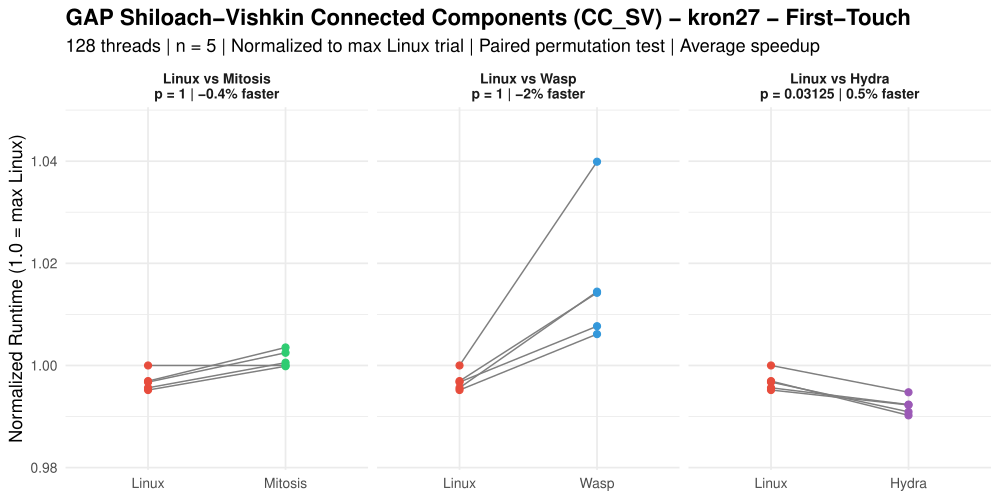

Generate this figure with R:
###############################################################################
###                              cc_sv.R                                    ###
###############################################################################

library(ggplot2)

# =============================================================================
# RAW DATA: Trial Times (seconds) – CC_SV (Shiloach-Vishkin) Benchmark
# 128 threads, n=5, repl_order_9 for Hydra
# Source: rawdata.txt
# =============================================================================

data <- list(
  # --- LINUX First-Touch (output_0.txt) ---
  linux_ft_kron27  = c(15.82237, 15.74627, 15.77084, 15.75321, 15.77406),
  linux_ft_kron28  = c(30.76351, 31.00142, 31.50737, 31.57743, 31.76542),
  linux_ft_kron29  = c(59.60355, 60.13915, 59.69884, 60.50329, 59.64982),
  linux_ft_kron30  = c(138.03302, 138.78981, 139.87363, 138.07829, 142.38553),
  linux_ft_uni27   = c(23.90084, 23.95485, 24.21317, 24.36135, 24.60640),
  linux_ft_uni28   = c(50.41987, 49.97601, 50.28857, 50.66371, 50.73966),
  linux_ft_uni29   = c(86.47493, 84.57016, 86.83659, 86.34633, 85.90183),
  linux_ft_uni30   = c(162.49857, 160.31126, 161.38108, 160.26792, 160.18392),
  linux_ft_twitter = c(7.64011, 7.58761, 7.60232, 7.63649, 7.61882),
  linux_ft_web     = c(2.08579, 2.08628, 2.08546, 2.08345, 2.08412),
  linux_ft_road    = c(0.15227, 0.14963, 0.14926, 0.15008, 0.14913),

  # --- LINUX Interleaved (output_i_0.txt) ---
  linux_il_kron27  = c(13.26495, 13.12443, 13.25567, 13.22947, 13.25169),
  linux_il_kron28  = c(29.09330, 29.02147, 28.45833, 29.07986, 29.37919),
  linux_il_kron29  = c(52.01867, 52.85969, 52.26381, 52.19511, 52.08245),
  linux_il_kron30  = c(119.19694, 118.47321, 121.35548, 123.20097, 119.81340),
  linux_il_uni27   = c(17.71041, 17.81047, 17.99010, 17.84845, 17.71825),
  linux_il_uni28   = c(34.54230, 33.97858, 34.33435, 34.23571, 34.41306),
  linux_il_uni29   = c(58.44643, 58.82285, 57.10278, 58.38704, 59.23436),
  linux_il_uni30   = c(130.79212, 131.03184, 132.60268, 131.11023, 135.29647),
  linux_il_twitter = c(6.85175, 6.83856, 6.84620, 6.83247, 6.85741),
  linux_il_web     = c(0.49992, 0.50293, 0.50705, 0.49205, 0.50270),
  linux_il_road    = c(0.06997, 0.06859, 0.07081, 0.06808, 0.07096),

  # --- MITOSIS Replicated (output_r_0.txt) ---
  mitosis_ft_kron27  = c(15.82248, 15.82003, 15.86174, 15.83107, 15.87820),
  mitosis_ft_kron28  = c(31.80908, 32.57123, 32.92361, 33.12206, 33.08460),
  mitosis_ft_kron29  = c(47.54026, 48.34475, 48.18720, 48.32842, 48.93790),
  mitosis_ft_kron30  = c(72.50576, 72.66663, 73.10794, 73.30307, 72.67251),
  mitosis_ft_uni27   = c(23.86082, 24.62011, 24.67830, 24.70131, 24.63313),
  mitosis_ft_uni28   = c(51.39587, 49.32200, 50.88074, 51.00614, 51.09387),
  mitosis_ft_uni29   = c(86.04805, 88.35629, 86.76075, 87.24415, 87.58937),
  mitosis_ft_uni30   = c(135.10018, 134.12412, 134.50373, 134.40096, 135.72945),
  mitosis_ft_twitter = c(7.71510, 7.70536, 7.69963, 7.71883, 7.70263),
  mitosis_ft_web     = c(1.96562, 1.95541, 1.95664, 1.95760, 1.95682),
  mitosis_ft_road    = c(0.18279, 0.17320, 0.17290, 0.17317, 0.17331),

  # --- MITOSIS Replicated+Interleaved (output_ri_0.txt) ---
  mitosis_il_kron27  = c(10.10791, 10.05352, 13.28644, 10.11158, 13.28428),
  mitosis_il_kron28  = c(27.44621, 27.70119, 27.57970, 27.83353, 27.42825),
  mitosis_il_kron29  = c(38.05381, 37.80822, 38.77499, 38.29548, 37.85821),
  mitosis_il_kron30  = c(60.14705, 59.81429, 59.44928, 59.47187, 59.58860),
  mitosis_il_uni27   = c(17.79767, 17.97693, 18.36646, 17.72877, 17.94841),
  mitosis_il_uni28   = c(32.49222, 33.06187, 32.34751, 32.12652, 32.50118),
  mitosis_il_uni29   = c(51.57928, 50.64013, 51.00612, 51.03968, 51.13943),
  mitosis_il_uni30   = c(81.10184, 82.08945, 80.86335, 81.47511, 81.93958),
  mitosis_il_twitter = c(6.87349, 6.85699, 6.86113, 6.83875, 6.86669),
  mitosis_il_web     = c(0.57551, 0.55340, 0.55465, 0.55483, 0.55320),
  mitosis_il_road    = c(0.10484, 0.09781, 0.09801, 0.09890, 0.09903),

  # --- WASP First-Touch (output_0.txt) ---
  wasp_ft_kron27  = c(16.45367, 15.91955, 15.94408, 16.05114, 16.04750),
  wasp_ft_kron28  = c(32.90274, 31.91921, 31.70537, 31.87172, 31.96148),
  wasp_ft_kron29  = c(51.68377, 48.65234, 48.78206, 48.89719, 49.06535),
  wasp_ft_kron30  = c(85.85679, 79.02075, 79.45234, 78.98932, 80.53426),
  wasp_ft_uni27   = c(24.81200, 23.98647, 24.00501, 24.06165, 24.11997),
  wasp_ft_uni28   = c(51.02127, 51.12236, 50.00937, 50.87713, 49.49765),
  wasp_ft_uni29   = c(87.00005, 82.53282, 82.54819, 82.52241, 81.83444),
  wasp_ft_uni30   = c(151.09661, 145.62330, 146.64352, 146.23047, 147.32005),
  wasp_ft_twitter = c(8.08003, 7.72234, 7.67685, 7.68289, 7.66847),
  wasp_ft_web     = c(2.10637, 2.10727, 2.10768, 2.13619, 2.10675),
  wasp_ft_road    = c(0.15262, 0.15075, 0.26044, 0.14945, 0.15115),

  # --- WASP Interleaved (output_i_0.txt) ---
  wasp_il_kron27  = c(14.06947, 13.49581, 13.59390, 10.32304, 13.58549),
  wasp_il_kron28  = c(29.04677, 27.46403, 27.48463, 27.40795, 27.58761),
  wasp_il_kron29  = c(41.17179, 38.10782, 38.13588, 39.00235, 39.07991),
  wasp_il_kron30  = c(78.89364, 73.44086, 75.47918, 72.02325, 73.98376),
  wasp_il_uni27   = c(18.78479, 18.27037, 17.89462, 17.80564, 18.19421),
  wasp_il_uni28   = c(35.49741, 35.49223, 33.44544, 33.59739, 33.62246),
  wasp_il_uni29   = c(53.04753, 50.74918, 50.63806, 52.92509, 51.27224),
  wasp_il_uni30   = c(92.60895, 88.23511, 86.85883, 85.25440, 88.02771),
  wasp_il_twitter = c(7.37861, 6.87614, 6.89340, 6.89079, 6.88052),
  wasp_il_web     = c(0.49555, 0.53508, 0.49266, 0.53555, 0.49524),
  wasp_il_road    = c(0.07105, 0.06795, 0.06962, 0.06784, 0.07189),

  # --- HYDRA Replicated (repl_order_9/output_r_0.txt) ---
  hydra_ft_kron27  = c(15.73937, 15.70004, 15.67866, 15.70116, 15.66784),
  hydra_ft_kron28  = c(30.58956, 30.77481, 30.72643, 31.01992, 30.66413),
  hydra_ft_kron29  = c(47.32597, 47.16604, 47.29171, 47.32823, 47.46555),
  hydra_ft_kron30  = c(73.00444, 72.37389, 72.53390, 72.78187, 72.52093),
  hydra_ft_uni27   = c(23.91479, 23.92985, 23.98321, 23.96095, 23.92689),
  hydra_ft_uni28   = c(51.29873, 49.90361, 51.03126, 50.89476, 50.16885),
  hydra_ft_uni29   = c(85.65175, 83.97699, 82.20406, 82.26766, 82.10985),
  hydra_ft_uni30   = c(140.20121, 136.92401, 141.28304, 138.75370, 140.70807),
  hydra_ft_twitter = c(7.61949, 7.62692, 7.57542, 7.60439, 7.59550),
  hydra_ft_web     = c(1.97470, 1.97044, 1.97413, 1.97176, 1.97237),
  hydra_ft_road    = c(0.15270, 0.15252, 0.15164, 0.15006, 0.15033),

  # --- HYDRA Replicated+Interleaved (repl_order_9/output_ri_0.txt) ---
  hydra_il_kron27  = c(13.29621, 13.43769, 13.20479, 13.31850, 13.29409),
  hydra_il_kron28  = c(27.60120, 27.40706, 27.57485, 27.53205, 27.51925),
  hydra_il_kron29  = c(38.20641, 38.22552, 38.25501, 38.58558, 38.11974),
  hydra_il_kron30  = c(59.41846, 58.90716, 59.39390, 59.48500, 59.60694),
  hydra_il_uni27   = c(17.40348, 17.41853, 17.58632, 17.44507, 17.37098),
  hydra_il_uni28   = c(35.74188, 32.47790, 32.18320, 32.34862, 32.62752),
  hydra_il_uni29   = c(51.15984, 50.66014, 52.38790, 51.73044, 50.54718),
  hydra_il_uni30   = c(80.78966, 83.37300, 83.30703, 81.41621, 88.94883),
  hydra_il_twitter = c(6.77358, 6.76970, 6.76284, 6.75308, 6.74841),
  hydra_il_web     = c(0.52921, 0.50446, 0.50618, 0.50795, 0.50526),
  hydra_il_road    = c(0.07268, 0.06824, 0.07119, 0.07066, 0.07141)
)

# =============================================================================
# PAIRED PERMUTATION TEST (exact, one-sided: Linux slower → diff > 0)
# =============================================================================

perm_test <- function(baseline, treatment) {
  d <- baseline - treatment
  obs <- mean(d)
  n <- length(d)
  perm_stats <- numeric(2^n)
  for (i in 0:(2^n - 1)) {
    signs <- 2 * as.integer(intToBits(i)[1:n]) - 1
    perm_stats[i + 1] <- mean(signs * abs(d))
  }
  p <- mean(perm_stats >= obs)
  return(list(obs = obs, p = p))
}

# =============================================================================
# RUN ALL TESTS
# =============================================================================

graphs <- c("kron27", "kron28", "kron29", "kron30",
            "uni27", "uni28", "uni29", "uni30",
            "twitter", "web", "road")
policies <- c("ft", "il")
policy_labels <- c(ft = "First-Touch", il = "Interleaved")
systems <- c("mitosis", "wasp", "hydra")

results <- data.frame()

pdf("cc_sv.pdf", width = 10, height = 5)

for (graph in graphs) {
  for (pol in policies) {
    linux_key <- paste0("linux_", pol, "_", graph)
    for (sys in systems) {
      sys_key <- paste0(sys, "_", pol, "_", graph)
      res <- perm_test(data[[linux_key]], data[[sys_key]])
      results <- rbind(results, data.frame(
        Graph = graph,
        Policy = policy_labels[pol],
        Comparison = paste("Linux vs", tools::toTitleCase(sys)),
        MeanDiff = round(res$obs, 5),
        p_value = res$p,
        stringsAsFactors = FALSE
      ))
    }
  }
}

# Print results table
cat("\n====== PAIRED PERMUTATION TEST RESULTS (exact, one-sided) ======\n")
cat("CC_SV (Shiloach-Vishkin) Connected Components\n")
cat("128 threads | 5 trials | repl_order_9 for Hydra\n\n")
print(results, row.names = FALSE)

# Count significant results
cat("\n\nSignificant (p < 0.05):", sum(results$p_value < 0.05), "of", nrow(results), "\n")
cat("Non-significant (p >= 0.05):", sum(results$p_value >= 0.05), "of", nrow(results), "\n")

# =============================================================================
# PLOTS: One per graph per policy, with 3 facets (Mitosis, WASP, Hydra)
# =============================================================================

for (graph in graphs) {
  for (pol in policies) {
    linux_key <- paste0("linux_", pol, "_", graph)
    max_linux <- max(data[[linux_key]])
    df_list <- list()

    for (sys in systems) {
      sys_key <- paste0(sys, "_", pol, "_", graph)
      res <- perm_test(data[[linux_key]], data[[sys_key]])
      sys_label <- tools::toTitleCase(sys)
      pct <- round(res$obs / mean(data[[linux_key]]) * 100, 1)
      label <- paste0("Linux vs ", sys_label,
                      "\np = ", res$p,
                      " | ", pct, "% faster")
      df_list[[sys]] <- data.frame(
        Trial = rep(1:5, 2),
        Zeit = c(data[[linux_key]] / max_linux, data[[sys_key]] / max_linux),
        Bedingung = factor(rep(c("Linux", sys_label), each = 5),
                           levels = c("Linux", sys_label)),
        Vergleich = label
      )
    }

    df <- do.call(rbind, df_list)
    df$Vergleich <- factor(df$Vergleich, levels = unique(df$Vergleich))

    # Compute y-axis limits with padding for better spread
    y_min <- min(df$Zeit)
    y_max <- max(df$Zeit)
    y_pad <- (y_max - y_min) * 0.15

    p <- ggplot(df, aes(x = Bedingung, y = Zeit)) +
      geom_line(aes(group = Trial), color = "gray50", linewidth = 0.5) +
      geom_point(aes(color = Bedingung), size = 2) +
      scale_color_manual(values = c("Linux" = "#E74C3C",
                                    "Mitosis" = "#2ECC71",
                                    "Wasp" = "#3498DB",
                                    "Hydra" = "#9B59B6")) +
      coord_cartesian(ylim = c(y_min - y_pad, y_max + y_pad)) +
      facet_wrap(~ Vergleich, scales = "free_x") +
      labs(
        title = paste0("GAP Shiloach-Vishkin Connected Components (CC_SV) - ",
                       graph, " - ", policy_labels[pol]),
        subtitle = "128 threads | n = 5 | Normalized to max Linux trial | Paired permutation test | Average speedup",
        x = NULL,
        y = "Normalized Runtime (1.0 = max Linux)"
      ) +
      theme_minimal(base_size = 13) +
      theme(legend.position = "none",
            plot.title = element_text(face = "bold"),
            strip.text = element_text(face = "bold", size = 10))

    print(p)
  }
}

dev.off()
cat("Saved all plots to cc_sv.pdf\n")
